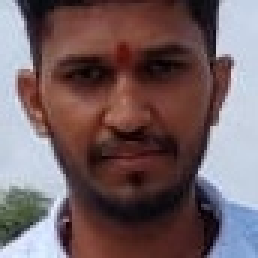
#> input picture face recognition algorithms/Facenet/clean code/dataset/Hrishi/0.jpg, 86 x 86 px, found by its file name (shown 3 times larger); its folder holds only this picture in this run; the run also reads 1 picture not shown here
$ jupyter execute --allow-errors accuracy_comparision.ipynb
#> lines starting #> are read from the running program, lines starting #| are printed output that depends on the picture
[cell 1]
import numpy as np
import cv2
import os
import dlib
import matplotlib.pyplot as plt
from sklearn.model_selection import train_test_split

SIZE = (200,200)

i = 0
names = {}
#> (the rest of this cell did not finish here and is left out)

[cell 2]
names

[cell 3]
def preprocess_data(data, noise_remove=True, scaling=True):
    # standard scaling
    if scaling:
        data = np.array(data)
        mean = np.mean(data, axis=0)
        std = np.std(data, axis=0)
        data = (data-mean)/std

    # removing noise:
    if noise_remove:
        new_data = []
        for i in data:
            tmp = cv2.GaussianBlur(i,(3,3),0)
#             tmp = cv2.bilateralFilter(tmp, 15,75,75)
            new_data.append(tmp)
    data = np.array(new_data)

    return data

###################################
def make_dataset():
    base_dir = r"E:\semester 5\mini project\face recognition algorithms\dataset"
    training_images_dir = [base_dir+'\\'+name for name in os.listdir(base_dir)]
    names = {}
    i = 0
    for p in os.listdir(base_dir):
        names[p] = i
        i+=1
#> pass 2 of the loop in make_dataset, `for p in os.listdir(base_dir):`:
#> pass 3 of the loop in make_dataset, `for p in os.listdir(base_dir):`:
    X = []
    y = []
    for person_dir in training_images_dir:
        for img in os.listdir(person_dir):
            image = cv2.imread(person_dir+'\\'+img)
#> image is the input picture: shape (86, 86, 3); mean B, G, R 98, 94.9, 114.2
            image = cv2.cvtColor(image, cv2.COLOR_BGR2GRAY)
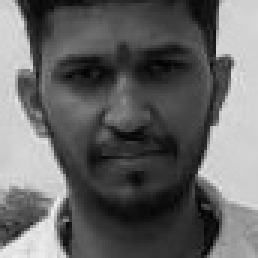
#> image: shape (86, 86) (shown 3 times larger); min 2, max 238, mean 101
            image = cv2.resize(image, SIZE, interpolation=cv2.INTER_LINEAR)
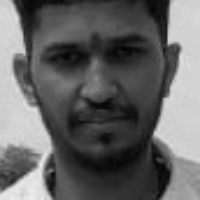
#> image: shape (200, 200); min 3, max 237, mean 100.9
            X.append(image)
            y.append(names[person_dir.split('\\')[-1]])
#> pass 2 of the loop in make_dataset, `for person_dir in training_images_dir:`:
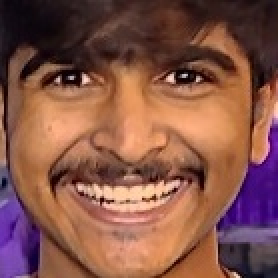
#> input picture face recognition algorithms/Facenet/clean code/dataset/Jenil/21.jpg, 139 x 139 px, found by its file name (shown 2 times larger)
#> in make_dataset, image is the input picture: shape (139, 139, 3); mean B, G, R 72.1, 84.6, 133.3
#> in make_dataset, `image = cv2.cvtColor(image, cv2.COLOR_BGR2GRAY)`:
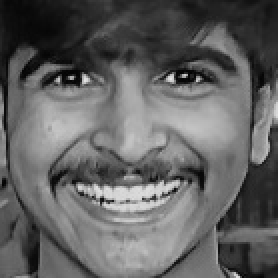
#> image: shape (139, 139) (shown 2 times larger); min 3, max 228, mean 97.7
#> in make_dataset, `image = cv2.resize(image, SIZE, interpolation=cv2.INTER_LINEAR)`:
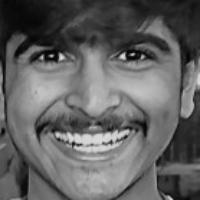
#> image: shape (200, 200); min 4, max 221, mean 97.6
#> pass 3 of the loop in make_dataset, `for person_dir in training_images_dir:`:
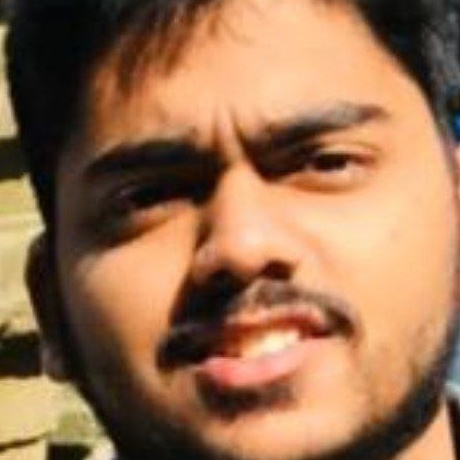
#> input picture face recognition algorithms/Facenet/clean code/dataset/Tomar/111.jpg, 460 x 460 px, found by its file name
#> in make_dataset, image is the input picture: shape (460, 460, 3); mean B, G, R 80.4, 111.8, 153.5
#> in make_dataset, `image = cv2.cvtColor(image, cv2.COLOR_BGR2GRAY)`:
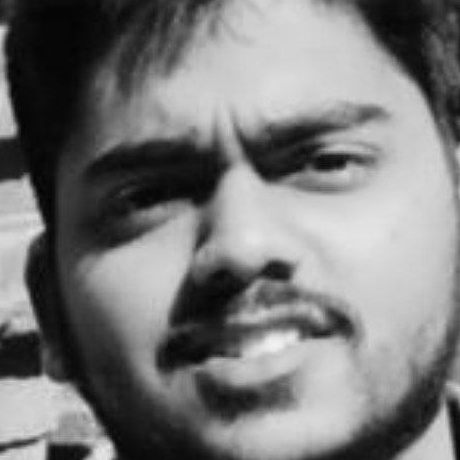
#> image: shape (460, 460); min 2, max 244, mean 120.7
    data = np.array(X)
    labels = np.array(y)
    return data,labels

###################################
def get_faces_from_image_2(img):
    detector = dlib.get_frontal_face_detector()
    gray_img = cv2.cvtColor(img, cv2.COLOR_BGR2GRAY)
    faces = detector(gray_img)
    cropped_faces = []
    take = 0  # increase the size of the bounding box
    for face in faces:
        cropped_faces.append(img[ face.top()-take :face.bottom()+take, face.left()-take:face.right()+take , :].copy())
    return cropped_faces

[cell 4]
x,y = make_dataset()
#> y = [0, 1, 2]
x_train ,x_test, y_train, y_test = train_test_split(x,y,test_size=0.10, random_state=60)
#> y_train = [2, 1]; y_test = [0]
x_train = preprocess_data(x_train)
#> in preprocess_data, `mean = np.mean(data, axis=0)`:
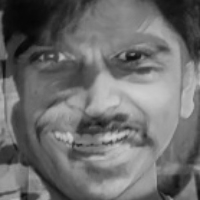
#> mean: shape (200, 200) float64; min 5, max 206, mean 109.1
#> in preprocess_data, `std = np.std(data, axis=0)`:
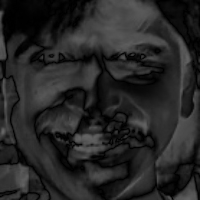
#> std: shape (200, 200) float64; min 0, max 101.5, mean 38.4
#> the loop in preprocess_data, `for i in data:` made 2 passes
#> pass 1, in preprocess_data, `tmp = cv2.GaussianBlur(i,(3,3),0)`:
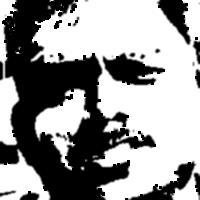
#> tmp: shape (200, 200) float64; 3.62% of the values are NaN or infinite; the others: min -1, max 1, mean 0.214; drawn with min black, max white, NaN and infinite black
#> pass 2, in preprocess_data, `tmp = cv2.GaussianBlur(i,(3,3),0)`:
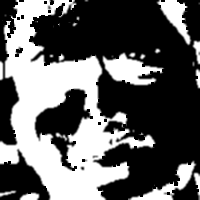
#> tmp: shape (200, 200) float64; 3.62% of the values are NaN or infinite; the others: min -1, max 1, mean -0.214; drawn with min black, max white, NaN and infinite black
#> after the loop in preprocess_data, `for i in data:`: new_data = 2 items
x_test = preprocess_data(x_test)
#> in preprocess_data (call 2), `std = np.std(data, axis=0)`: std: shape (200, 200) float64; every value is 0
#> the loop in preprocess_data (call 2), `for i in data:` made 1 pass

[cell 5]
# if 'FISHERFACE' not in os.listdir(r'E:\semester 5\mini project\face recognition algorithms'):
face_recognizer = cv2.face.FisherFaceRecognizer_create()
face_recognizer.train(x_train,y_train)
face_recognizer.write('FISHERFACE')

# else :
#     face_recognizer = cv2.face.FisherFaceRecognizer_create()
#     face_recognizer.read('FISHERFACE')


predictions = []
for i in x_test:
    predictions.append(face_recognizer.predict(i))
#> this loop made 1 pass
#> after the loop, predictions = [(-1, 1.8e+308)]

predictions = np.array(predictions)
#> predictions = [[-1, 1.8e+308]]
y_test = np.array(y_test)
accuracy = np.sum(np.abs(predictions[:, 0]==y_test))/len(predictions)
#> accuracy = 0
print("fisherface accuracy:")
print(accuracy)
#| 0.0

[cell 6]
# if 'EIGENFACE' not in os.listdir(r'E:\semester 5\mini project\face recognition algorithms'):
face_recognizer = cv2.face.EigenFaceRecognizer_create()
face_recognizer.train(x_train,y_train)
face_recognizer.write('EIGENFACE')

# else :
#     face_recognizer = cv2.face.EigenFaceRecognizer_create()
#     face_recognizer.read('EIGENFACE')

predictions = []
for i in x_test:
    predictions.append(face_recognizer.predict(i))
#> after the loop, predictions = [(-1, 1.8e+308)]

predictions = np.array(predictions)
#> predictions = [[-1, 1.8e+308]]
y_test = np.array(y_test)
accuracy = np.sum(np.abs(predictions[:, 0]==y_test))/len(predictions)
print("eigenface accuracy:")
print(accuracy)
#| 0.0
#> pass 2 of the loop in make_dataset, `for p in os.listdir(base_dir):`:
#> pass 3 of the loop in make_dataset, `for p in os.listdir(base_dir):`:
#> pass 2 of the loop in make_dataset, `for person_dir in training_images_dir:`:
#> pass 3 of the loop in make_dataset, `for person_dir in training_images_dir:`:

[cell 7]
x,y = make_dataset()
x_train ,x_test, y_train, y_test = train_test_split(x,y,test_size=0.10, random_state=60)
x_train = preprocess_data(x_train, True, False)
#> the loop in preprocess_data (call 3), `for i in data:` made 2 passes
#> pass 1, in preprocess_data (call 3), `tmp = cv2.GaussianBlur(i,(3,3),0)`:
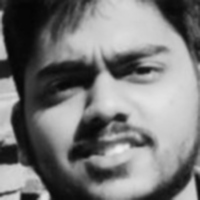
#> tmp: shape (200, 200); min 4, max 239, mean 120.7
#> pass 2, in preprocess_data (call 3), `tmp = cv2.GaussianBlur(i,(3,3),0)`:
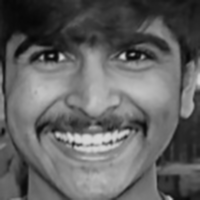
#> tmp: shape (200, 200); min 6, max 217, mean 97.6
#> after the loop in preprocess_data (call 3), `for i in data:`: new_data = 2 items
x_test = preprocess_data(x_test, True, False)

# if 'LBPH' not in os.listdir(r'E:\semester 5\mini project\face recognition algorithms'):
face_recognizer = cv2.face.LBPHFaceRecognizer_create()
face_recognizer.train(x_train,y_train)
face_recognizer.write('LBPH')

# [19 lines of commented-out code are left out]

predictions = []
for i in x_test:
    predictions.append(face_recognizer.predict(i))
#> after the loop, predictions = [(1, 86.48)]

predictions = np.array(predictions)
#> predictions = [[1, 86.48]]
y_test = np.array(y_test)
accuracy = np.sum(np.abs(predictions[:, 0]==y_test))/len(predictions)
print("lbph accuracy:")
print(accuracy)
#| 0.0

[cell 8]
img = cv2.imread(r"E:\semester 5\mini project\face recognition algorithms\dataset\Tomar\111.jpg")
img = cv2.cvtColor(img, cv2.COLOR_BGR2GRAY)
print([k for k,v in names.items() if v==face_recognizer.predict(img)[0]])
